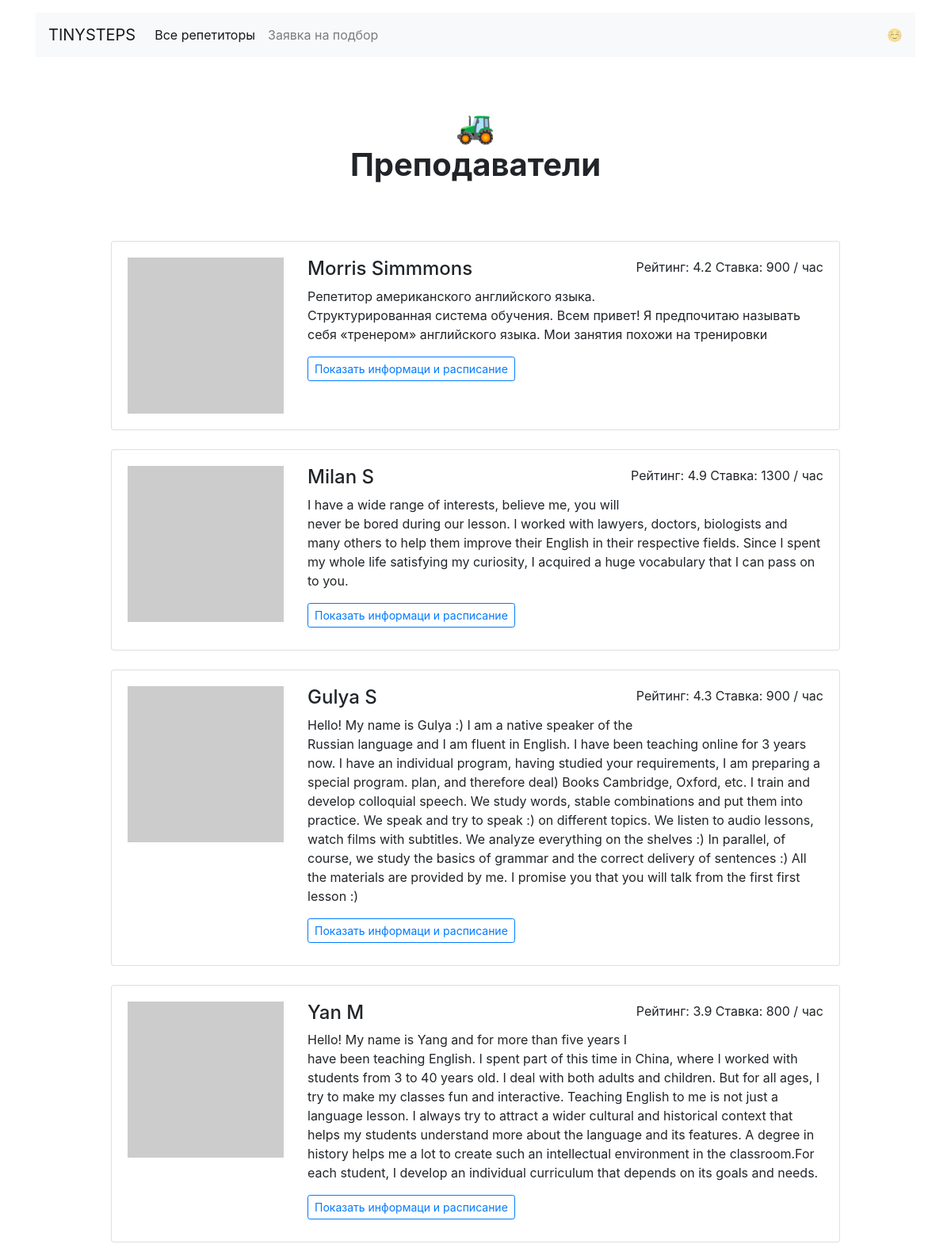
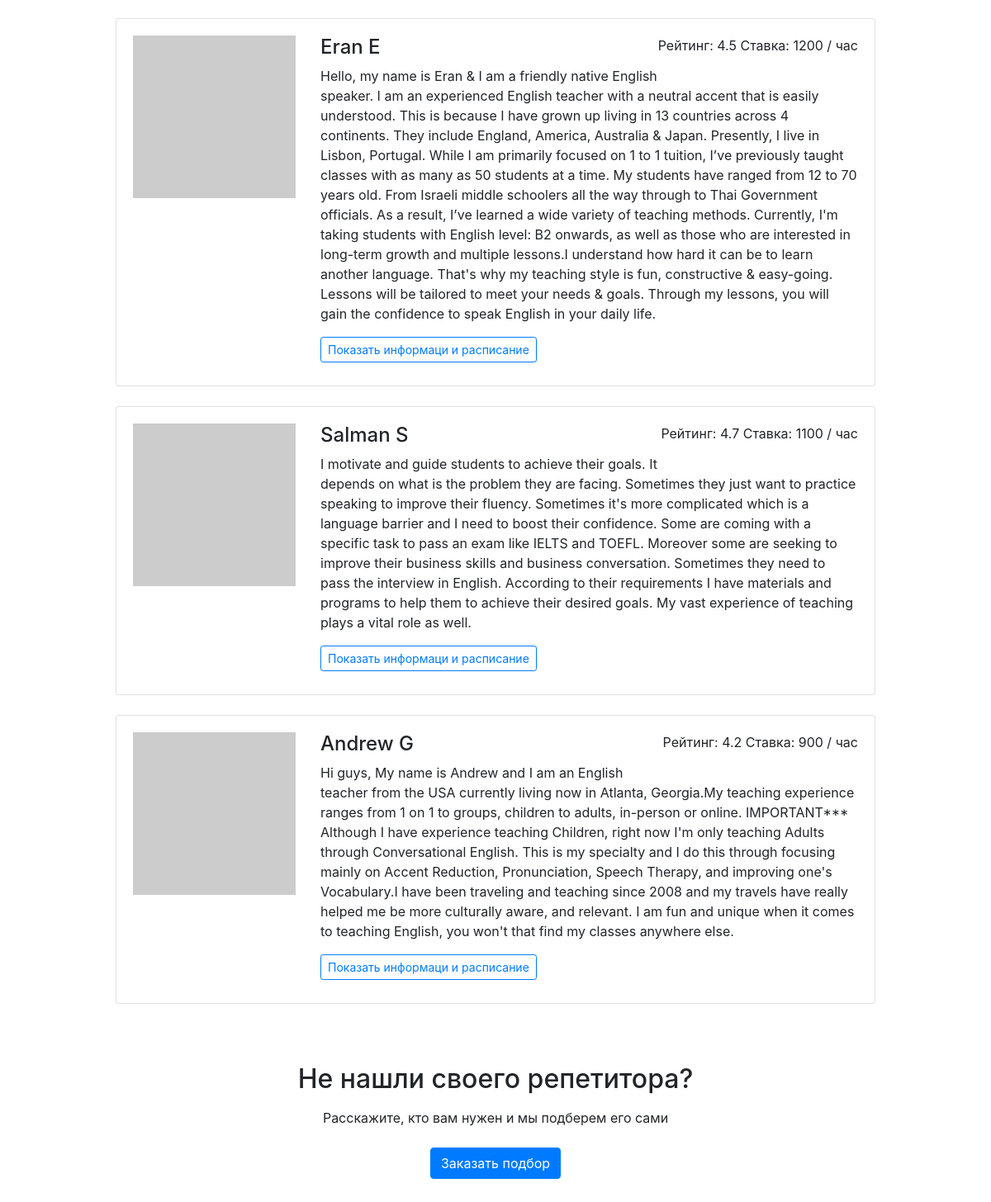
Page /goals/travel/ on the committed database (2 pictures, top to bottom).
### app.py (models this page shows)
class Teacher(db.Model):
    __tablename__ = 'teachers'
    id = db.Column(db.Integer, primary_key=True)
    name = db.Column(db.String(50), nullable=False)
    about = db.Column(db.String, nullable=False)
    rating = db.Column(db.Float, nullable=False)
    picture = db.Column(db.String, nullable=False)
    price = db.Column(db.Integer, nullable=False)
    booking = db.relationship('Booking')
    goals = db.relationship('Goal', secondary=teachers_goal)

### app.py (the view)
@app.route('/goals/<goal>/')
def render_goals(goal):
    goals_query = db.session.query(Goal.goal_to_study).all()
    goals_list = []
    for main_goal in goals_query:
        goals_list.append(main_goal[0])
    query_gol_id = db.session.query(Goal.id).filter(Goal.goal_to_study == goal).first()[0]
    teacher_to_study = db.session.query(Teacher).join(TeacherFeatures).join(Goal).filter(
        TeacherFeatures.goal_id == query_gol_id).all()
    return render_template('goal.html', goals=goals_list, teachers=teacher_to_study)

### templates/goal.html
{% extends 'base.html' %}
{% block content %}
    <h1 class="h1 text-center w-50 mx-auto mt-1 py-5 mb-4"><strong>🚜<br/>Преподаватели <br> {{ goals[goal] }}</strong>
    </h1>
    <div class="row">
        <div class="col-12 col-lg-10 offset-lg-1 m-auto">
            {% for teacher in teachers %}
                <div class="card mb-4">
                    <div class="card-body">
                        <div class="row">
                            <div class="col-3"><img src="{{ teacher.picture }}" class="img-fluid" alt=""></div>
                            <div class="col-9">
                                <p class="float-right">Рейтинг: {{ teacher.rating }} Ставка: {{ teacher.price }} / час</p>
                                <h2 class="h4">{{ teacher.name }}</h2>
                                <p>{{ teacher.about }}</p>
                                <a href="{{ url_for('render_profiles',id=teacher.id) }}"
                                   class="btn btn-outline-primary btn-sm mr-3 mb-2">Показать
                                    информаци и
                                    расписание</a>
                            </div>
                        </div>
                    </div>
                </div>
            {% endfor %}
        </div>
    </div>
    <h2 class="text-center mt-5 mb-3">Не нашли своего репетитора?</h2>
    <p class="text-center mb-4">Расскажите, кто вам нужен и мы подберем его сами</p>
    <div class="text-center pb-5">
        <a href="request.html" class="btn btn-primary">Заказать подбор</a>
    </div>
{% endblock %}

### rows in the picture
Teacher: rating "4.2", price "900", name "Morris Simmmons", about "Репетитор американского английского языка. Структурированная система обучения. Всем привет! Я предпочитаю называть себя «тренером» английского языка. Мои занятия похожи на тренировки"
Teacher: rating "4.9", price "1300", name "Milan S", about "I have a wide range of interests, believe me, you will never be bored during our lesson. I worked with lawyers, doctors, biologists and many others to help them improve their English in their respective fields. Since I spent my whole life satisfying my curiosity, I acquired a huge vocabulary that I can pass on to you."
Teacher: rating "4.3", price "900", name "Gulya S", about "Hello! My name is Gulya :) I am a native speaker of the Russian language and I am fluent in English. I have been teaching online for 3 years now. I have an individual program, having studied your requirements, I am preparing a special program. plan, and therefore deal) Books Cambridge, Oxford, etc. I train and develop colloquial speech. We study words, stable combinations and put them into practice. We speak and try to speak :) on different topics. We listen to audio lessons, watch films with subtitles. We analyze everything on the shelves :) In parallel, of course, we study the basics of grammar and the correct delivery of sentences :) All the materials are provided by me. I promise you…"
Teacher: rating "3.9", price "800", name "Yan M", about "Hello! My name is Yang and for more than five years I have been teaching English. I spent part of this time in China, where I worked with students from 3 to 40 years old. I deal with both adults and children. But for all ages, I try to make my classes fun and interactive. Teaching English to me is not just a language lesson. I always try to attract a wider cultural and historical context that helps my students understand more about the language and its features. A degree in history helps me a lot to create such an intellectual environment in the classroom.For each student, I develop an individual curriculum that depends on its goals and needs."
Teacher: rating "4.5", price "1200", name "Eran E", about "Hello, my name is Eran & I am a friendly native English speaker. I am an experienced English teacher with a neutral accent that is easily understood. This is because I have grown up living in 13 countries across 4 continents. They include England, America, Australia & Japan. Presently, I live in Lisbon, Portugal. While I am primarily focused on 1 to 1 tuition, I’ve previously taught classes with as many as 50 students at a time. My students have ranged from 12 to 70 years old. From Israeli middle schoolers all the way through to Thai Government officials. As a result, I’ve learned a wide variety of teaching methods. Currently, I'm taking students with English level: B2 onwards, as well as…"
Teacher: rating "4.7", price "1100", name "Salman S", about "I motivate and guide students to achieve their goals. It depends on what is the problem they are facing. Sometimes they just want to practice speaking to improve their fluency. Sometimes it's more complicated which is a language barrier and I need to boost their confidence. Some are coming with a specific task to pass an exam like IELTS and TOEFL. Moreover some are seeking to improve their business skills and business conversation. Sometimes they need to pass the interview in English. According to their requirements I have materials and programs to help them to achieve their desired goals. My vast experience of teaching plays a vital role as well."
Teacher: rating "4.2", price "900", name "Andrew G", about "Hi guys, My name is Andrew and I am an English teacher from the USA currently living now in Atlanta, Georgia.My teaching experience ranges from 1 on 1 to groups, children to adults, in-person or online. IMPORTANT*** Although I have experience teaching Children, right now I'm only teaching Adults through Conversational English. This is my specialty and I do this through focusing mainly on Accent Reduction, Pronunciation, Speech Therapy, and improving one's Vocabulary.I have been traveling and teaching since 2008 and my travels have really helped me be more culturally aware, and relevant. I am fun and unique when it comes to teaching English, you won't that find my classes anywhere else."
